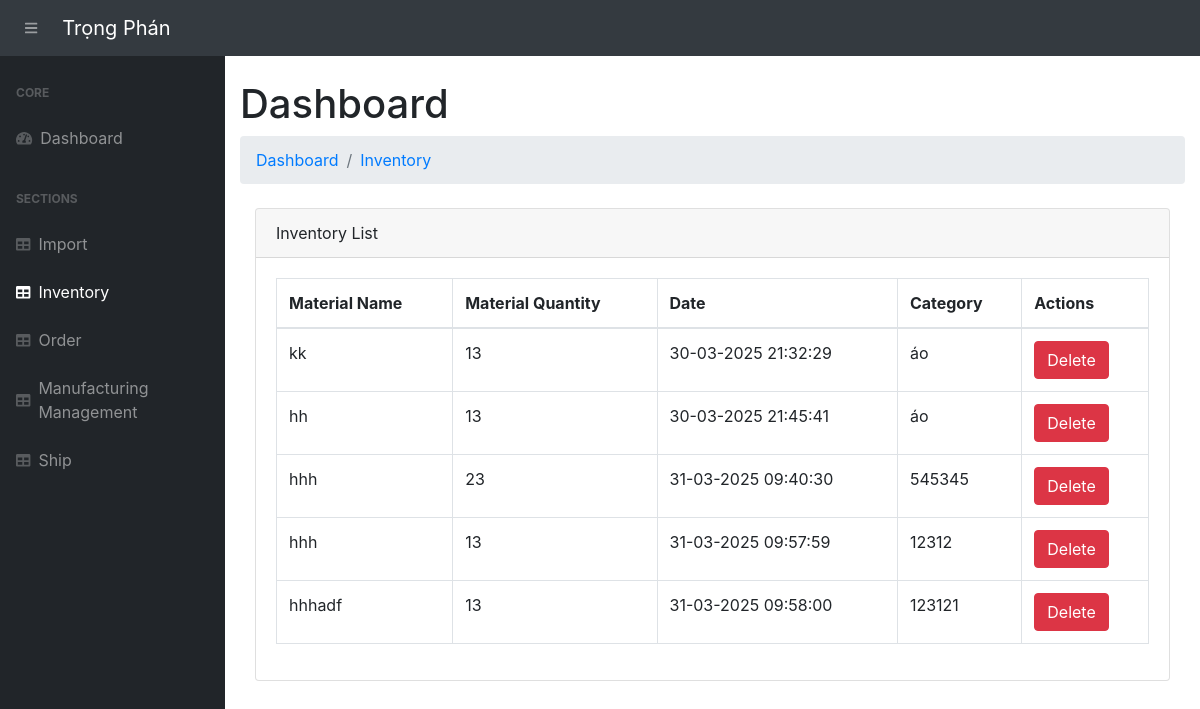
The app's page /inventory/, older data.
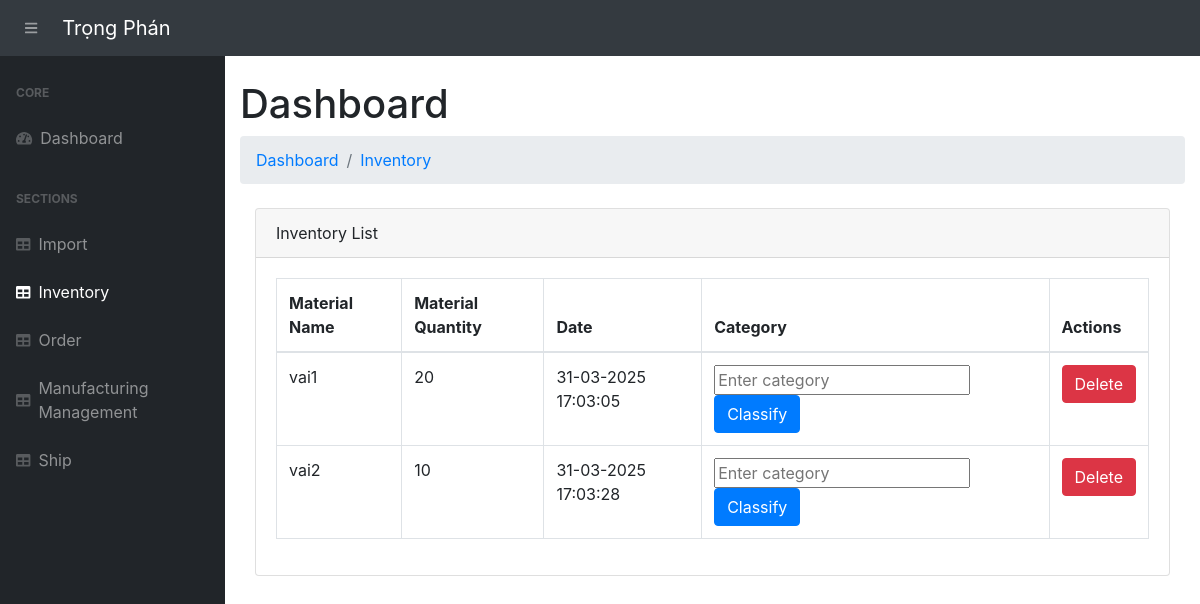
The same page, newer data.
### app.py (models this page shows, shortened)
class Inventory(db.Model):
    __tablename__ = 'inventory'
    stockTran_id = db.Column(db.Integer, primary_key=True)  # Unique ID for the inventory record
    product_name = db.Column(db.String(255), nullable=False)  # Name of the product
    quantity = db.Column(db.Integer, nullable=False, default=0)  # Quantity of the product in stock
    transaction_type = db.Column(db.String(50), nullable=False)  # "Addition" or "Removal"
    transaction_date = db.Column(db.DateTime, default=vietnam_now)  # Date of transaction
    import_id = db.Column(db.Integer, db.ForeignKey('imports.import_id'), nullable=False)  # Foreign Key to Import (raw material)
    import_data = db.relationship('Import', backref='inventory_records', lazy=True)
    category = db.Column(db.String(255))

class Import(db.Model):
    __tablename__ = 'imports'
    import_id = db.Column(db.Integer, primary_key=True)
    material_name = db.Column(db.String(255), nullable=False)
    material_description = db.Column(db.String(255))
    quantity_in_stock = db.Column(db.Integer, default=0)
    reorder_level = db.Column(db.Integer, default=10)
    sup_name = db.Column(db.String(255), nullable=False)
    sup_contact_info = db.Column(db.String(255), nullable=False)
    sup_address = db.Column(db.String(255), nullable=False)
    status = db.Column(db.String(50), default="Supplied")
    section_name = db.Column(db.String(255))  # Section name for classification
    category = db.Column(db.String(255))  # Category of the material

### app.py (the view)
@app.route('/inventory/')
def view_inventory():
    inventory = Inventory.query.all()
    low_stock_items = [item for item in inventory if item.quantity <= item.import_data.reorder_level]
    imports = Import.query.all()
    return render_template("inventory.html", inventory=inventory, imports=imports,low_stock_items=low_stock_items )

### templates/inventory.html (shortened to what this page needs)
{% extends 'base.html' %}
 {% block content %}
<main>
    <div class="container-fluid">
        <h1 class="mt-4">Dashboard</h1>
        <ol class="breadcrumb mb-4">
            <li class="breadcrumb-item"><a href="/">Dashboard</a></li>
            <li class="breadcrumb-item"><a href="/inventory/">Inventory</a></li>
        </ol>
        <div class="container-fluid">
            <div class="card mb-4">
                <div class="card-header">Inventory List</div>
                <div class="card-body">
                    <table class="table table-bordered" id="dataTable" width="100%" cellspacing="0">
                        <thead>
                            <tr>
                                <th>Material Name</th>
                                <th>Material Quantity</th>
                                <th>Date</th>
                                <th>Category</th>
                                <th>Actions</th>
                            </tr>
                        </thead>
                        <tbody>
                            {% for item in inventory %}
                                <tr>
                                    <td>{{ item.import_data.material_name }}</td>
                                    <td>
                                        {% if item.import_data.quantity_in_stock < item.import_data.reorder_level %}
                                            <span class="text-danger">Stock data unavailable. Please update inventory records.</span>
                                        {% else %}
                                            {{ item.import_data.quantity_in_stock }}
                                        {% endif %}
                                    </td>
                                    <td>{{ item.transaction_date.strftime('%d-%m-%Y %H:%M:%S') }}</td>
                                    <td> {% if item.category is none %}
                                        <form action="{{ url_for('classify_material', inventory_id=item.stockTran_id) }}" method="POST">
                                            <input type="text" name="category" placeholder="Enter category" required>
                                            <button type="submit" class="btn btn-primary">Classify</button>
                                        </form>
                                    {% else %}
                                        {{ item.category }}
                                    {% endif %}</td>
                                    <td>
                                        <form action="{{ url_for('delete_inventory', inventory_id=item.stockTran_id) }}" method="POST" style="display:inline;">
                                            <button type="submit" class="btn btn-danger" onclick="return confirm('Are you sure you want to delete this inventory item?')">Delete</button>
                                        </form>
                                    </td>
                                </tr>
                            {% endfor %}
                        </tbody>
                    </table>
                </div>
            </div>
        </div>
    </div>
</main>
{% endblock %}

Row changes from the older to the newer data that the page shows:
removed Inventory: import_data.material_name "hhh", import_data.quantity_in_stock "23", transaction_date "31-03-2025 09:40:30", category "545345"
removed Inventory: import_data.material_name "hhh", import_data.quantity_in_stock "13", transaction_date "31-03-2025 09:57:59", category "12312"
removed Inventory: import_data.material_name "hhhadf", import_data.quantity_in_stock "13", transaction_date "31-03-2025 09:58:00", category "123121"
changed Inventory: import_data.material_name "kk" → "vai1"; import_data.quantity_in_stock "13" → "20"; transaction_date "30-03-2025 21:32:29" → "31-03-2025 17:03:05"; category "áo" → (not shown); now shows "Classify"
changed Inventory: import_data.material_name "hh" → "vai2"; import_data.quantity_in_stock "13" → "10"; transaction_date "30-03-2025 21:45:41" → "31-03-2025 17:03:28"; category "áo" → (not shown); now shows "Classify"
